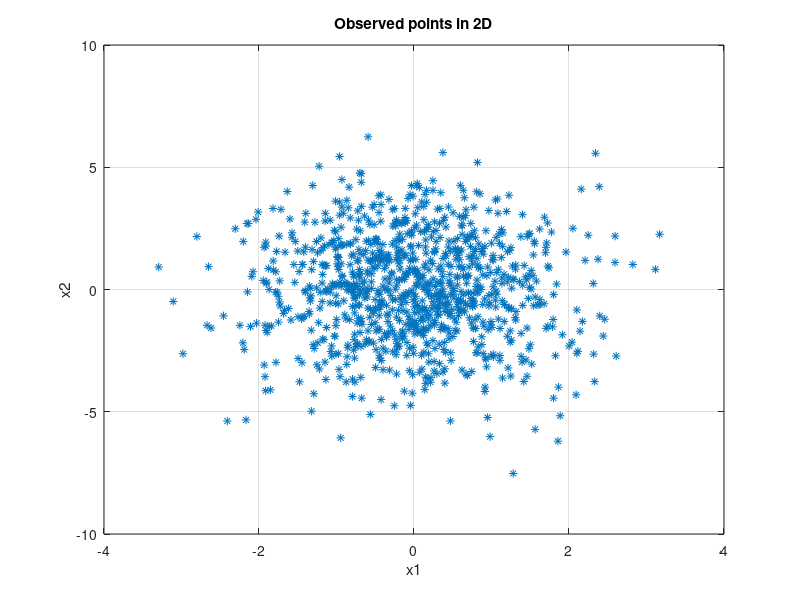
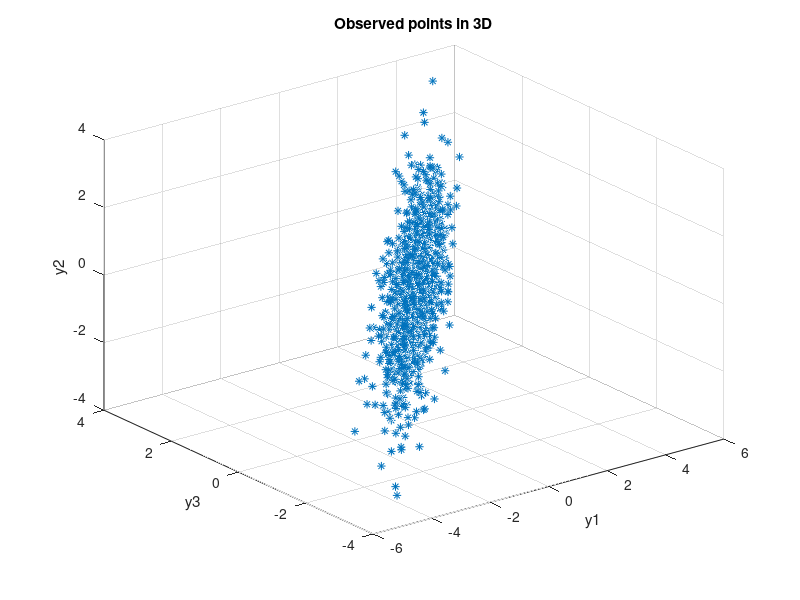
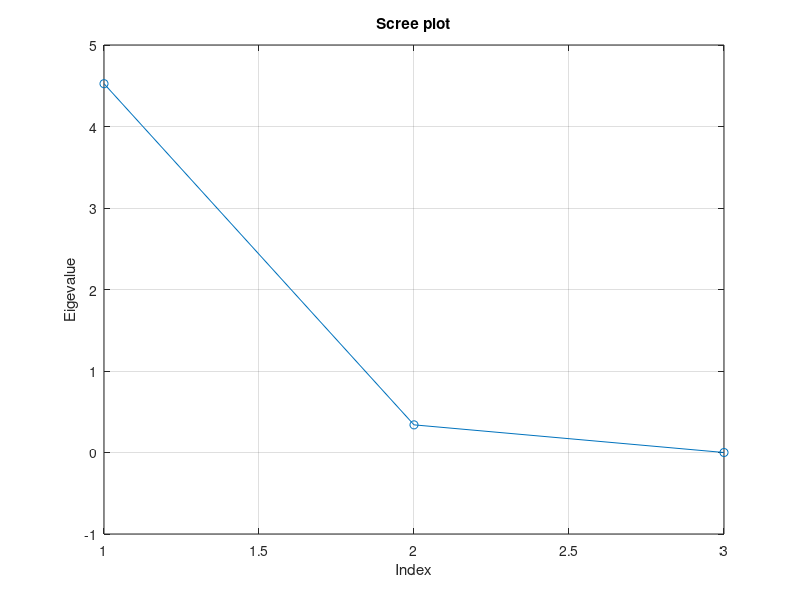
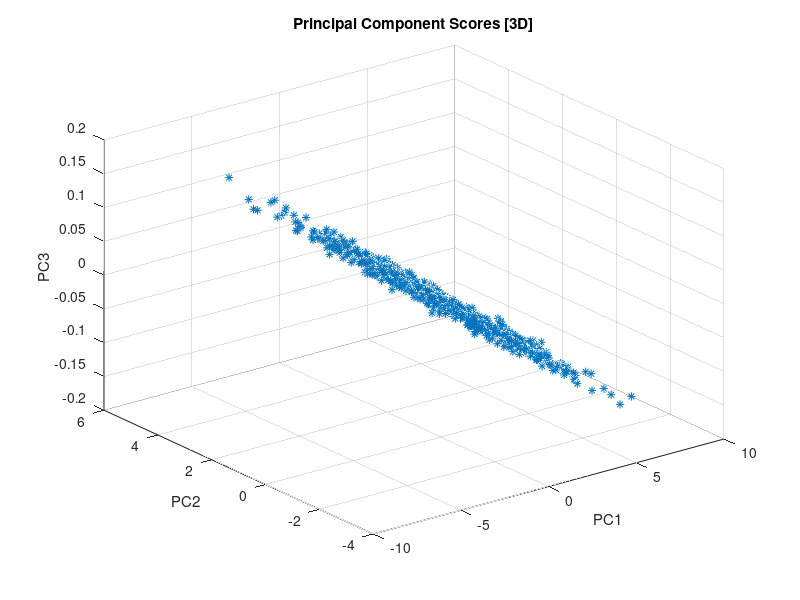

MATLAB code for these plots, in order:
% Amarantidou Efthymia 
% AEM: 9762
% Data Analysis | Chapter [6] Ex. 1

clear;
close all;
clc;

%%
n = 1000;  % Sample size

mu = [0 0];
sigma = [1 0; 0 4];

rng('default');
X = mvnrnd(mu,sigma,n);

W = [0.2 0.8; 0.4 0.5; 0.7 0.3];

figure();
plot(X(:,1),X(:,2), '*');
xlabel('x1');
ylabel('x2');
grid on;
title('Observed points in 2D');

%% Tranformation from R^2 to R^3

transformedX = X*W';

x = transformedX(:,1);
y = transformedX(:,2);
z = transformedX(:,3);

figure();
plot3(x,y,z, '*');
xlabel('y1');
ylabel('y3');
zlabel('y2');
grid on;
title('Observed points in 3D');

%% Question (a)
% Covariances matrix

Xc = transformedX - mean(transformedX);

S = 1/(n-1)*(Xc')*Xc;

% Eigenvectors & Eigenvalues of S

[Seigenvectors, Seigenvalues] = eig(S);

Seigenvalues = sort(diag(Seigenvalues), 'descend');

%% Question (b)

figure();
index = 1:length(Seigenvalues);
plot(index, Seigenvalues(index), 'o-');
xlabel('Index');
ylabel('Eigevalue');
title('Scree plot');
grid on;

Y = (Seigenvectors * Xc')';

figure();
plot3(Y(:,1), Y(:,2), Y(:,3), '*'); 
xlabel('PC1');
ylabel('PC2');
zlabel('PC3');
title('Principal Component Scores [3D]');
grid on;

%% Question (c)

Y2 = (Seigenvectors(:,1:2)' * Xc')';

figure();
hold on;
plot(X(:,1), X(:,2), '*');
plot(Y2(:,1), Y2(:,2), '*k');
xlabel('PC1');
ylabel('PC2');
legend();
title('Principal Component Scores [2D]');
hold off;
grid on;